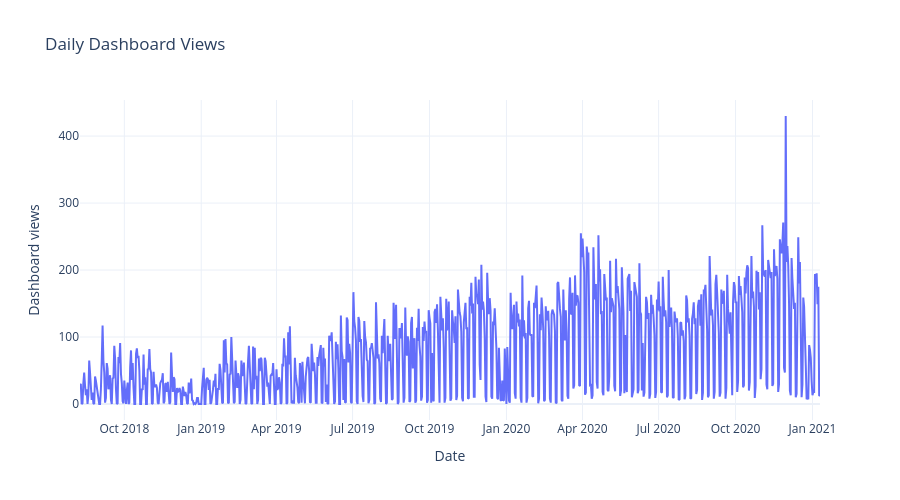

The notebook cell this image was saved under:
### Markdown cell above
# plot

### Code cell
fig = px.line(
    daily_views,
    x="date",
    y="views",
    title="Daily Dashboard Views",
    labels={
        "date": "Date",
        "views": "Dashboard views"
    },
)

fig.update_layout(
    template="plotly_white",
    height=500,
)

fig.show()


fig.write_image(FIGURES_DIR / "daily_views_trend.png", width=1000, height=600, scale=1)

### Figure 1 — Plotly figure (JSON) as saved in the notebook; plotly's stock layout.template omitted (floating-point values rounded to 4 significant figures; data arrays with more than 128 entries replaced by an {"elided": "..."} marker saying what was removed)
{"data": [{"hovertemplate": "Date=%{x}<br>Dashboard views=%{y}<extra></extra>", "legendgroup": "", "line": {"color": "#636efa", "dash": "solid"}, "marker": {"symbol": "circle"}, "mode": "lines", "name": "", "orientation": "v", "showlegend": false, "type": "scatter", "x": {"elided": "886 str values"}, "xaxis": "x", "y": {"elided": "886 int values"}, "yaxis": "y"}], "layout": {"height": 500, "legend": {"tracegroupgap": 0}, "title": {"text": "Daily Dashboard Views"}, "xaxis": {"anchor": "y", "domain": [0, 1], "title": {"text": "Date"}}, "yaxis": {"anchor": "x", "domain": [0, 1], "title": {"text": "Dashboard views"}}}}
